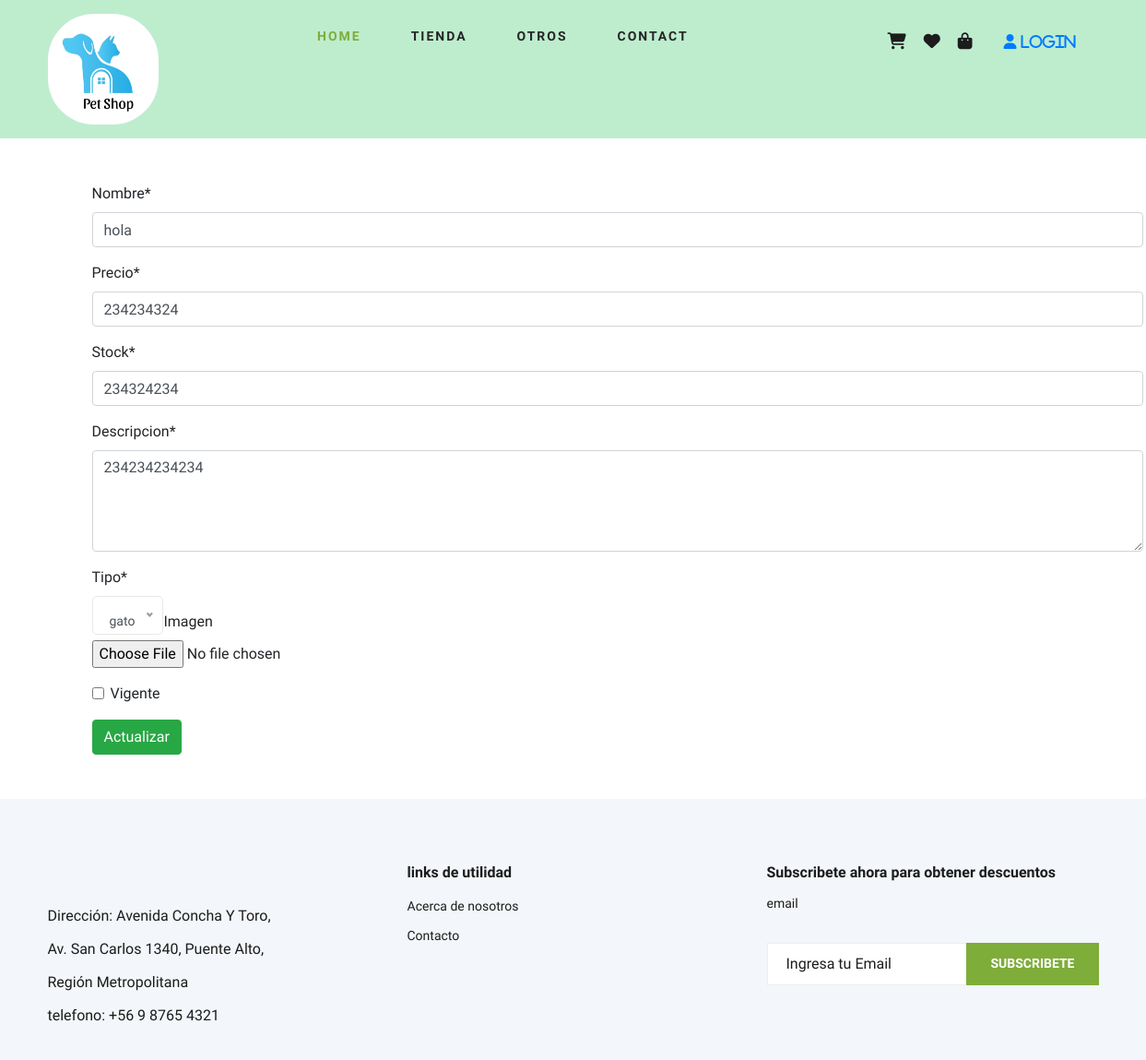
The app's page /update/13/, older data.
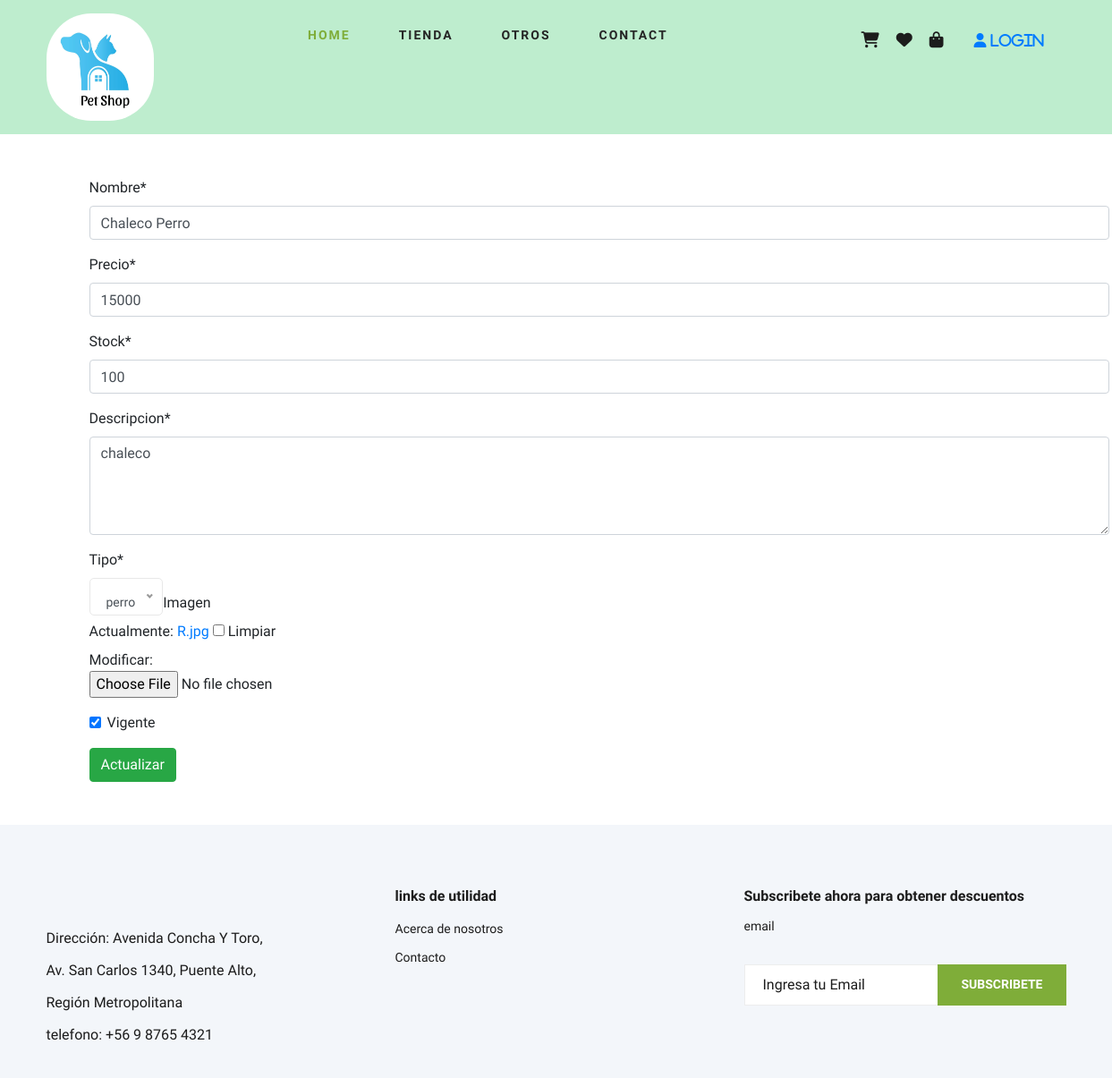
The same page, newer data.
### core/models.py (models this page shows, shortened)
class Producto(models.Model):
     nombre = models.CharField(max_length=200)
     precio = models.IntegerField()
     stock = models.IntegerField()
     descripcion = models.CharField(max_length=200)
     tipo = models.ForeignKey(TiposProductos, on_delete=models.CASCADE)
     imagen = models.ImageField(null=True,blank=True)
     vigente = models.BooleanField()

class TiposProductos(models.Model):
    descripcion = models.CharField(max_length=100)
    def __str__(self):
        return self.descripcion

### core/views.py (the view)
# urls.py: path('update/<id>/', update, name="update"),
def update(request,id):
    producto = Producto.objects.get(id=id)
    data = {
        'form' : ProductoForm(instance=producto)
    }
    if request.method == 'POST':
        formulario = ProductoForm(request.POST,instance=producto, files=request.FILES)
        if formulario.is_valid():
            formulario.save()
            messages.success(request, "Producto Actualizado Correctamente")
        data['form'] = formulario
    return render(request, 'core/update-product.html', data)

### core/forms.py
class ProductoForm(ModelForm):
    nombre = forms.CharField(min_length=4,widget=forms.TextInput(attrs={"placeholder":"Ingrese Nombre"}))
    precio = forms.IntegerField(min_value=0,widget=forms.NumberInput(attrs={"placeholder":"Ingrese Precio"}))
    stock = forms.IntegerField(min_value=0,widget=forms.NumberInput(attrs={"placeholder":"Ingrese Stock"}))
    descripcion = forms.CharField(min_length=10,max_length=200,widget=forms.Textarea(attrs={"rows":4}))
    class Meta:
        model = Producto
        fields = '__all__'

### core/templates/core/update-product.html (shortened to what this page needs)
{% extends 'core/base.html' %}
{% load static %}
{% load crispy_forms_tags %}
{% block contenido %}
<div class="container justify-center">
    <div class="row">
        <div class="col-12 m-5">
            <form action="" method="POST" enctype="multipart/form-data">
                <table>
                   {{ form | crispy }}
                </table>
                <input type="submit" class="btn  btn-success" value="Actualizar">
            </form>
        </div>
    </div>
</div>
{% endblock %}

Row changes from the older to the newer data that the page shows:
changed Producto: nombre "hola" → "Chaleco Perro"; precio "234234324" → "15000"; stock "234324234" → "100"; descripcion "234234234234" → "chaleco"; vigente "☐" → "☑"
Text that changed along with them:
form field form: (not shown) → "☐"
text no longer shown: "Nombre * Precio * Stock * Descripcion * Tipo * gato Imagen Vigente"
text now shown: "Nombre * Precio * Stock * Descripcion * Tipo * perro Imagen Actualmente: R.jpg Limpiar Modificar: Vigente"
